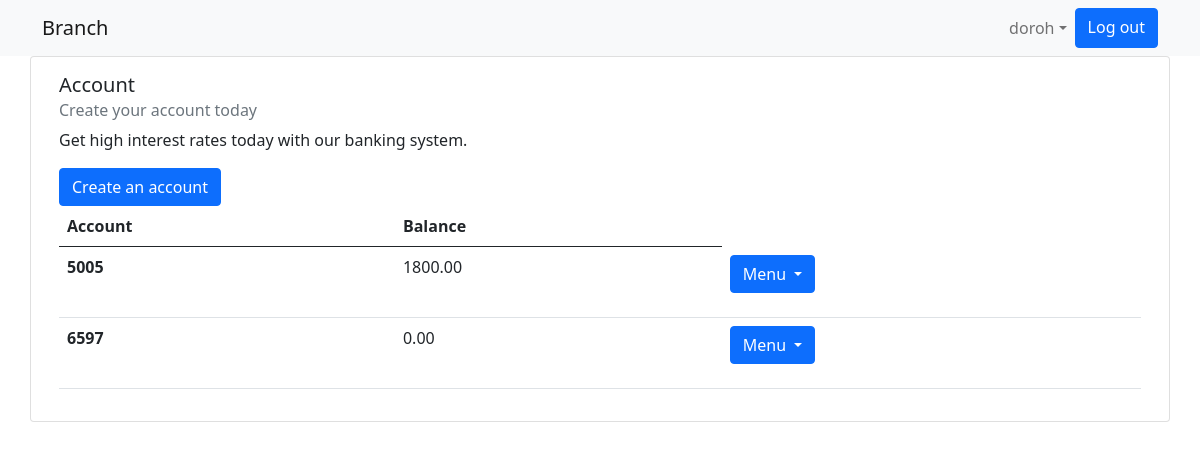
Page /home/ (signed in) on the earlier database version.
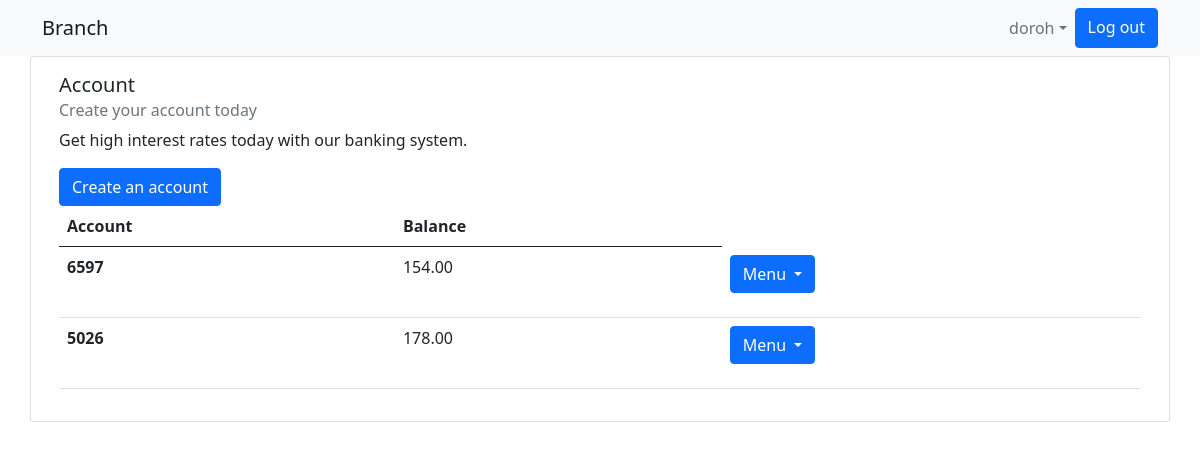
Same page on the later database version.
### branch/models.py (models this page shows, shortened)
class Account(models.Model):
    name = models.CharField(max_length=30, unique=True, default='')
    balance=models.DecimalField( max_digits=12, decimal_places=2)
    customer=models.ForeignKey(Customer, on_delete=models.CASCADE)
    timestamp = models.DateTimeField(auto_now_add = True)

### branch/views.py (the view)
# urls.py: 2. Add a URL to urlpatterns:  path('', views.home, name='home')
@login_required
def home(request):
    accounts = Account.objects.filter(customer__user = request.user)
    loans = Loan.objects.filter(name=request.user)
    return render(request, 'home.html',{"accounts":accounts, "loans":loans})

### templates/home.html (shortened to what this page needs)
{% extends 'base.html' %}
  {% block content%}
<div class="container">
      <div class="row">
  <div class="card" s>
  <div class="card-body">
    <h5 class="card-title">Account</h5>
    <h6 class="card-subtitle mb-2 text-muted">Create your account today</h6>
    <p class="card-text">Get high interest rates today with our banking system.</p>
<a href="{% url 'create'%}" class="btn btn-primary">Create an account</a>
    <table class="table">
      <thead>
        <tr>
          <th scope="col">Account</th>
          <th scope="col">Balance</th>
        </tr>
      </thead>
      <tbody>
        {% for account in accounts %}
        <tr>
          <th scope="row">{{account.name}}</th>
          <td>{{account.balance}}</td>
<td>
  <div class="dropdown">
    <a class="btn btn-primary dropdown-toggle" href="#" role="button" id="dropdownMenuLink" data-bs-toggle="dropdown" aria-expanded="false">
      Menu
    </a>
    <ul class="dropdown-menu" aria-labelledby="dropdownMenuLink">
              <li><a class="dropdown-item" href="{%url 'send_money' account.pk%}"</a>Send Money </li>
    </ul>
  </div>
        </tr>
        {% endfor %}
      </tbody>
    </table>
  </div>
</div>
</div>
</div>
{% endblock%}

### templates/base.html (shortened to what this page needs)
{% load static %}<!doctype html>
<html lang="en">
  <head>
    <link href="https://cdn.jsdelivr.net/npm/bootstrap@5.0.2/dist/css/bootstrap.min.css" rel="stylesheet">
  </head>
  <body>
    {%block body%}
      <nav class="navbar navbar-expand-lg navbar-light bg-light">
          <div class="container">
            <a class="navbar-brand" href="{% url 'home' %}"> Branch </a>
          {% if user.is_authenticated%}
          <div class="collapse navbar-collapse" id="navbarResponsive">
            <ul class="navbar-nav ms-auto">
              <li class="nav-item active">
                  <li class="nav-item">
                      <a class="nav-item nav-link dropdown-toggle mr-md-2" href="#" id="userMenu" data-toggle="dropdown" aria-haspopup="true" aria-expanded="false">{{user.username}}</a>
                  </li>
                        <a class="btn btn-primary ml-auto"href="{% url 'account_logout' %}">Log out</a>
                </ul>
              </div>
            </div>
          </nav>
          {% endif%}
  <div lass="container">
  {% block content %}{% endblock %}
  </div>
      {% endblock body%}
  </body>
</html>

Differences in the rows shown:
removed Account: name "5005", balance "1800.00"
changed Account (number 1 of 2 on the later page): balance "0.00" → "154.00"
added Account: name "5026", balance "178.00"
